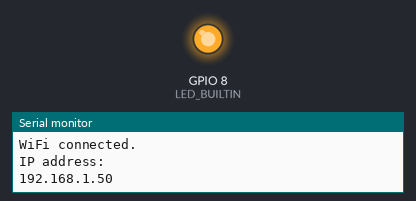
Simulated run of this sketch. Board: ESP32-C6. Shown: output pins drawn as LEDs (lit = HIGH), the last lines printed to the serial monitor. WiFi joins after 1.5 s; servers stay silent unless stated.

Above: at 2.7 s.
At 3.7 s:
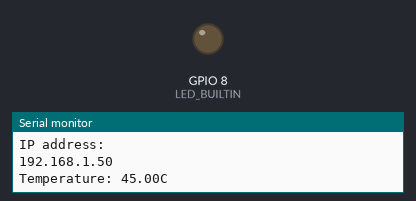
Timing chart, 0 to 5.2 s (numbered marks = the images above):
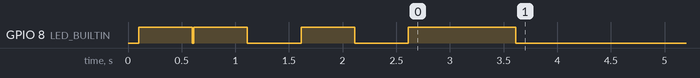

The sketch:

esp32c6_temperature_prometheus.ino
```cpp
/*
 Arduino ESP32C6 WiFi Web Server for the built in temperature sensor.
 Responds to http requests with prometheus.io syntax responses.

 # HELP ambient_temperature Ambient temperature
 # TYPE ambient_temperature gauge
 ambient_temperature 31.00
 # HELP temperature Sensor temperature
 # TYPE temperature gauge
 temperature 46.00

 Based on:
 * ESP32 example code SimpleWiFiServer by Jan Hendrik Berlin

 Written by Simon Loffler
*/

#include "secrets.h"

// Uncomment if you'd like to use the active NFC module: ST25DV16K
// #define NFC

// If on an ESP32-C3 set this
// int LED_BUILTIN = 13;

// Task scheduler
#include <TaskScheduler.h>
void readSensorCallback();
Task readSensorTask(5000, -1, &readSensorCallback);  // Read sensor every 5 seconds
Scheduler runner;

#include <Arduino.h>
#include <Wire.h>

#ifdef NFC
  // NFC board
  #include "ST25DVSensor.h"
  ST25DV st25dv(12, -1, &Wire);
#endif

float temperature;
String ipAddress;
int temperatureCompensation = 13;

// Task callback
void readSensorCallback() {
    // Read temperature
    temperature = temperatureRead();
    printToSerial((String)"Temperature: " + temperature + "C");

    #ifdef NFC
      // Write NFC
      String tempStr = String(temperature, 0); // Convert float to String with 2 decimal places
      String uriMessage = ipAddress + "/" + tempStr; // Concatenate strings
      const char* uri_write_message = uriMessage.c_str(); // Get C-style string
      const char uri_write_protocol[] = URI_ID_0x01_STRING;
      if (st25dv.writeURI(uri_write_protocol, uri_write_message, "")) {
        printToSerial("Write failed!");
        while(1);
      } else {
        printToSerial((String)ipAddress + "/" + temperature);
      }
    #endif

    // Pulse blue LED
    digitalWrite(LED_BUILTIN, HIGH);
    digitalWrite(LED_BUILTIN, LOW);
}

void printToSerial(String message) {
  // Check for Serial to avoid the ESP32-C3 hanging attempting to Serial.print
  if (Serial) {
    Serial.println(message);
  }
}

// WiFi init
#include <WiFi.h>
char* ssid     = SECRET_SSID;
char* password = SECRET_PASSWORD;
WiFiServer server(80);

void setup() {

    Serial.begin(115200);
    delay(100);

    pinMode(LED_BUILTIN, OUTPUT);

    // Sensor setup
    Wire.begin();

    #ifdef NFC
      // NFC setup
      if(st25dv.begin() == 0) {
        printToSerial("NFC Init done!");
      } else {
        printToSerial("NFC Init failed!");
        while(1);
      }
    #endif

    // Setup read sensor task
    readSensorTask.enable();
    runner.addTask(readSensorTask);
    runner.enableAll();

    // WiFi setup
    digitalWrite(LED_BUILTIN, HIGH);
    delay(500);
    digitalWrite(LED_BUILTIN, LOW);

    delay(10);

    // Set WiFi power
    // Max: WIFI_POWER_19_5dBm ~150mA
    // Min: WIFI_POWER_MINUS_1dBm ~120mA
    // WiFi.setTxPower(WIFI_POWER_2dBm);

    // We start by connecting to a WiFi network
    printToSerial((String)"Connecting to " + ssid);

    WiFi.begin(ssid, password);

    // Wait for a WiFi connection for up to 10 seconds
    for (int i = 0; i < 10; i++) {
      if (WiFi.status() != WL_CONNECTED) {
        digitalWrite(LED_BUILTIN, HIGH);
        delay(500);
        digitalWrite(LED_BUILTIN, LOW);
        printToSerial(".");
        delay(500);
      } else {
        printToSerial("WiFi connected.");
        printToSerial("IP address: ");
        ipAddress = (String)WiFi.localIP().toString();
        printToSerial(ipAddress);

        digitalWrite(LED_BUILTIN, HIGH);
        delay(1000);
        digitalWrite(LED_BUILTIN, LOW);
        break;
      }
    }
    server.begin();
}

void loop() {
  runner.execute();

  // WiFi server
  WiFiClient client = server.available();   // listen for incoming clients

  if (client) {                             // if you get a client,
    printToSerial("New Client.");           // print a message out the serial port
    printToSerial("");
    String currentLine = "";                // make a String to hold incoming data from the client
    while (client.connected()) {            // loop while the client's connected
      if (client.available()) {             // if there's bytes to read from the client,
        char c = client.read();             // read a byte, then
        // printToSerial("" + c);                    // print it out the serial monitor
        if (c == '\n') {                    // if the byte is a newline character

          // if the current line is blank, you got two newline characters in a row.
          // that's the end of the client HTTP request, so send a response:
          if (currentLine.length() == 0) {
            // HTTP headers always start with a response code (e.g. HTTP/1.1 200 OK)
            // and a content-type so the client knows what's coming, then a blank line:
            client.println("HTTP/1.1 200 OK");
            client.println("Content-type:text/html; charset=UTF-8");
            client.println();

            // Pulse the LED to show a connection has been made
            digitalWrite(LED_BUILTIN, HIGH);

            // Send Prometheus data
            client.print("# HELP ambient_temperature Ambient temperature\n");
            client.print("# TYPE ambient_temperature gauge\n");
            client.print((String)"ambient_temperature " + (temperature - temperatureCompensation) + "\n");
            client.print("# HELP temperature Sensor temperature\n");
            client.print("# TYPE temperature gauge\n");
            client.print((String)"temperature " + temperature + "\n");

            digitalWrite(LED_BUILTIN, LOW);

            // The HTTP response ends with another blank line:
            client.print("\n");
            // break out of the while loop:
            break;
          } else {    // if you got a newline, then clear currentLine:
            currentLine = "";
          }
        } else if (c != '\r') {  // if you got anything else but a carriage return character,
          currentLine += c;      // add it to the end of the currentLine
        }
      }
    }
    // close the connection:
    client.stop();
    printToSerial("Client Disconnected.");
  }
}
```

secrets.tmpl.h
```cpp
char* SECRET_SSID = "your ssid";
char* SECRET_PASSWORD = "your password";
```

Measured:
- by itself, GPIO 8 (LED_BUILTIN): repeats every 1.0 s: HIGH 0.50 s, LOW 0.50 s
